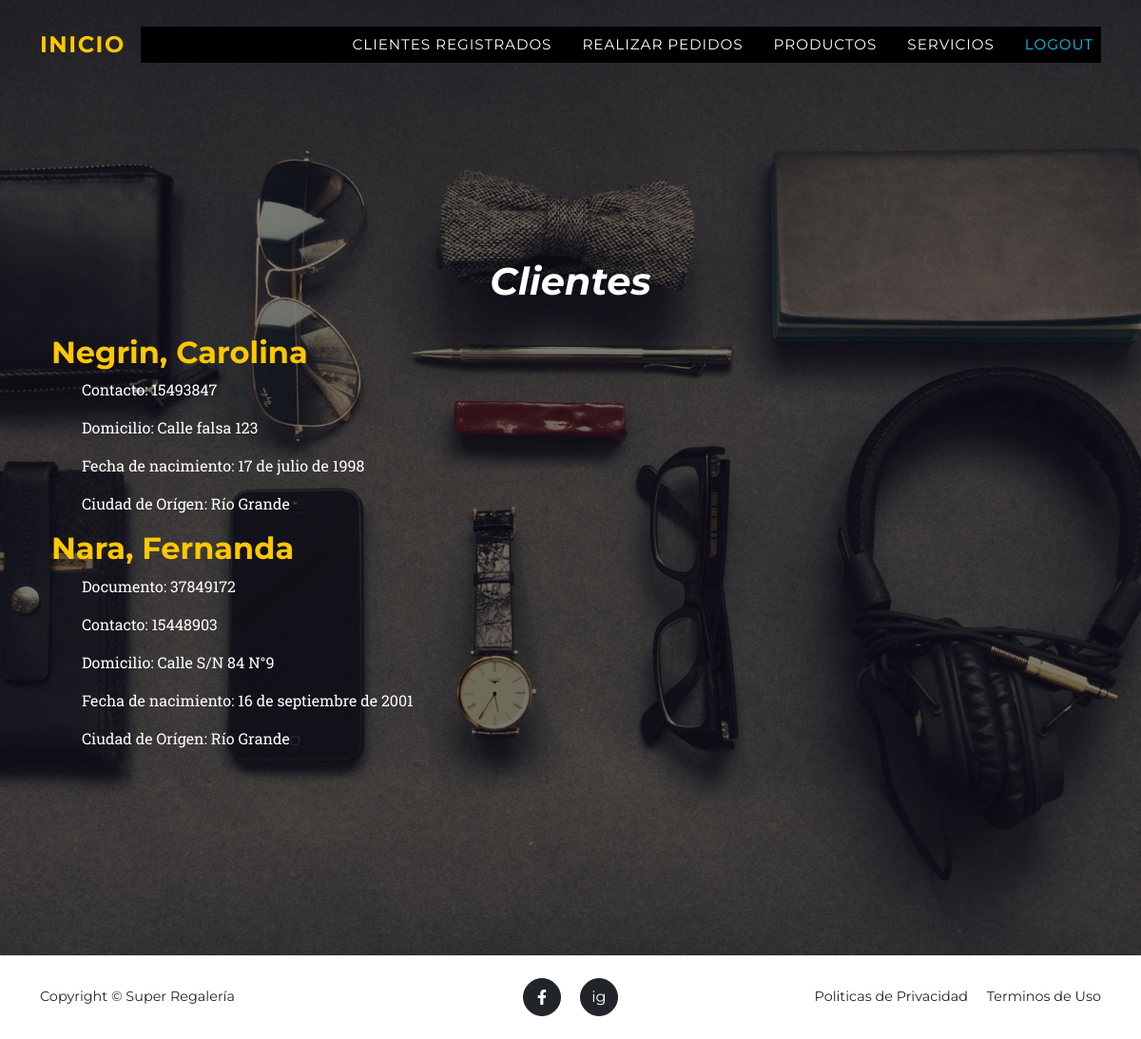
The app's page /cliente/ (signed in) with its own data.
### apps/cliente/models.py (models this page shows, shortened)
class Cliente (models.Model):
    nombre = models.CharField(max_length=20, blank=False, null=False)
    apellido = models.CharField(max_length=20, blank=False, null=False)
    documento = models.IntegerField(max_length=8, blank=True, null=True)
    contacto = models.IntegerField(max_length=15, blank=True, null=True)
    domicilio = models.CharField(max_length=50, blank=True, null=True)
    nacimiento = models.DateField(null=True)
    ciudad_id = models.ForeignKey(Ciudad, blank=True, null=True, on_delete=models.SET_NULL)

class Ciudad(models.Model):
    nombre = models.CharField(max_length=20)
    def __str__(self):
        return self.nombre

### apps/cliente/views.py (the view)
# urls.py: path("", home, name="home"),
@staff_member_required
def home(request):
    clientes_registros = Cliente.objects.all()
    contexto = {"clientes": clientes_registros}
    return render(request, "cliente/index.html", contexto)

### apps/cliente/templates/cliente/index.html
{% extends 'home/index.html' %}
    {% block TITULO_INDEX %}
        <h1>Clientes</h1>
    {% endblock TITULO_INDEX %}
    {% block CONTENIDO_INDEX %}
        {% for cliente in clientes %}
            <div class="container">
                <h2 class="text-primary text-start  ">{{ cliente.apellido }}, {{ cliente.nombre }}</h2>
                <div class="text-start ">
                    {% if cliente.documento != None %}
                        <ul>Documento: {{ cliente.documento }}</ul>
                    {% endif %}
                    <ul>Contacto: {{ cliente.contacto }}</ul>
                    <ul>Domicilio: {{ cliente.domicilio }}</ul>
                    <ul>Fecha de nacimiento: {{ cliente.nacimiento }}</ul>
                    <ul>Ciudad de Orígen: {{ cliente.ciudad_id }}</ul>
                </div>
            </div>
        {% endfor %}
    {% endblock CONTENIDO_INDEX %}

### records on screen
Cliente: apellido "Negrin", nombre "Carolina", contacto "15493847", domicilio "Calle falsa 123", nacimiento "17 de julio de 1998", ciudad_id "Río Grande"
Cliente: apellido "Nara", nombre "Fernanda", documento "37849172", contacto "15448903", domicilio "Calle S/N 84 N°9", nacimiento "16 de septiembre de 2001", ciudad_id "Río Grande"
